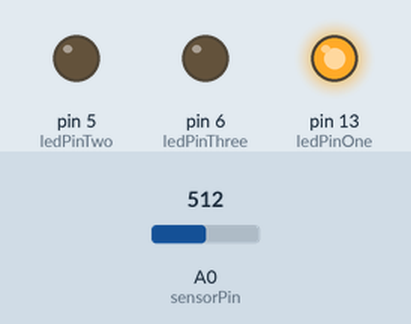
Bench run of a sketch on a simulated Arduino Uno, built with avr-gcc and run on an emulated ATmega328P. Shown: output pins drawn as LEDs (lit = HIGH). Inputs (shaded band) come from the test bench; at power-on: A0 (sensorPin) = 512.

Above: at 1.2 s.
1.3 s: A0 (sensorPin) set to 496
At 2.9 s:
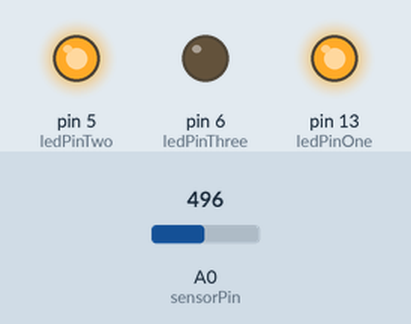
3.5 s: A0 (sensorPin) set to 265
5.0 s: A0 (sensorPin) set to 243
At 5.8 s:
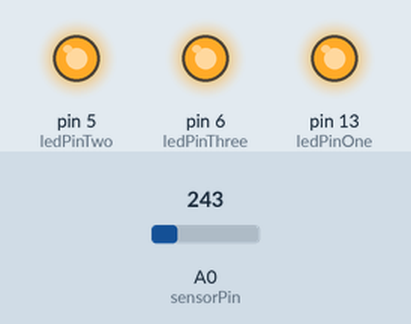
6.6 s: A0 (sensorPin) set to 775
At 8.8 s:
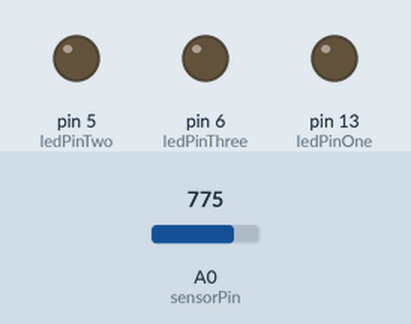
9.6 s: A0 (sensorPin) set to 748
At 12.3 s:
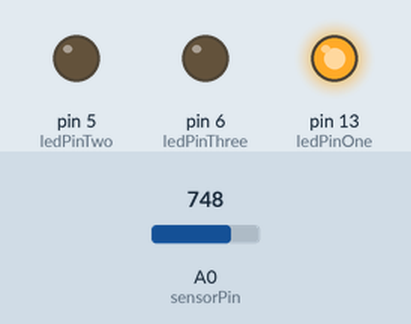
12.6 s: A0 (sensorPin) set to 900
At 13.4 s:
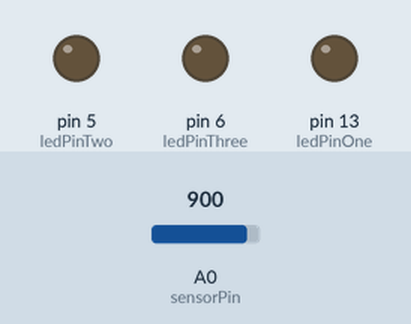
Timing chart, 0 to 15.2 s (numbered marks = the images above; inputs shaded):
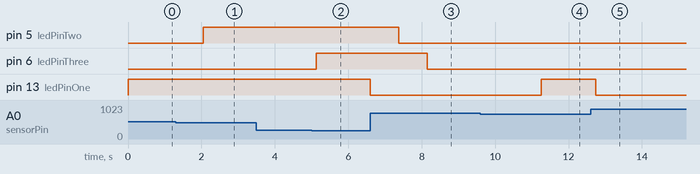

The sketch:

level-meter.ino
```cpp
int sensorPin = A0;    // select the input pin for the potentiometer
int ledPinOne = 13;
int ledPinTwo = 5;
int ledPinThree = 6; // select the pin for the LED
int sensorValue = 0;  // variable to store the value coming from the sensor

void setup() {
  // declare the ledPin as an OUTPUT:
  pinMode(ledPinOne, OUTPUT);
  pinMode(ledPinTwo, OUTPUT);
  pinMode(ledPinThree, OUTPUT);
}

void loop() {
  // read the value from the sensor:
  sensorValue = analogRead(sensorPin);
  // turn LED 1 on at 1/4
  if (analogRead(sensorPin) >= 765) {
  digitalWrite(13, LOW);    // turn the LED off by making the voltage LOW
  delay(sensorValue);
  }
  else {
   digitalWrite(13, HIGH);   // turn the LED on (HIGH is the voltage level)
  }

  // turn LED 2 on at 2/4
  if (sensorValue >= 510) {
  digitalWrite(5, LOW);    // turn the LED off by making the voltage LOW
  delay(sensorValue);
  }
  else {
  digitalWrite(5, HIGH);   // turn the LED on (HIGH is the voltage level)

  }

  // turn LED 2 on at 3/4
  if (analogRead(sensorPin) >= 255) {
  digitalWrite(6, LOW);    // turn the LED off by making the voltage LOW
  delay(sensorValue);
  }
  else {
  digitalWrite(6, HIGH);   // turn the LED on (HIGH is the voltage level)
  }

}
```

Measured:
- the behaviour switches between 510 and 509 on A0 (sensorPin) (found by bisection; images 0 and 1)
- the behaviour switches between 255 and 254 on A0 (sensorPin) (found by bisection; images 1 and 2)
- the behaviour switches between 765 and 764 on A0 (sensorPin) (found by bisection; images 3 and 4)
- after the input at 1.3 s, pin 5 (ledPinTwo): LOW → HIGH after 0.75 s
- after the input at 3.5 s, every drawn part: stays the same
- after the input at 5.0 s, pin 6 (ledPinThree): LOW → HIGH after 0.13 s
- after the input at 6.6 s, pin 5 (ledPinTwo): HIGH → LOW after 0.78 s; pin 6 (ledPinThree): HIGH → LOW after 1.6 s; pin 13 (ledPinOne): HIGH → LOW at once
- after the input at 9.6 s, pin 13 (ledPinOne): LOW → HIGH after 1.7 s
- after the input at 12.6 s, pin 13 (ledPinOne): HIGH → LOW after 0.15 s
